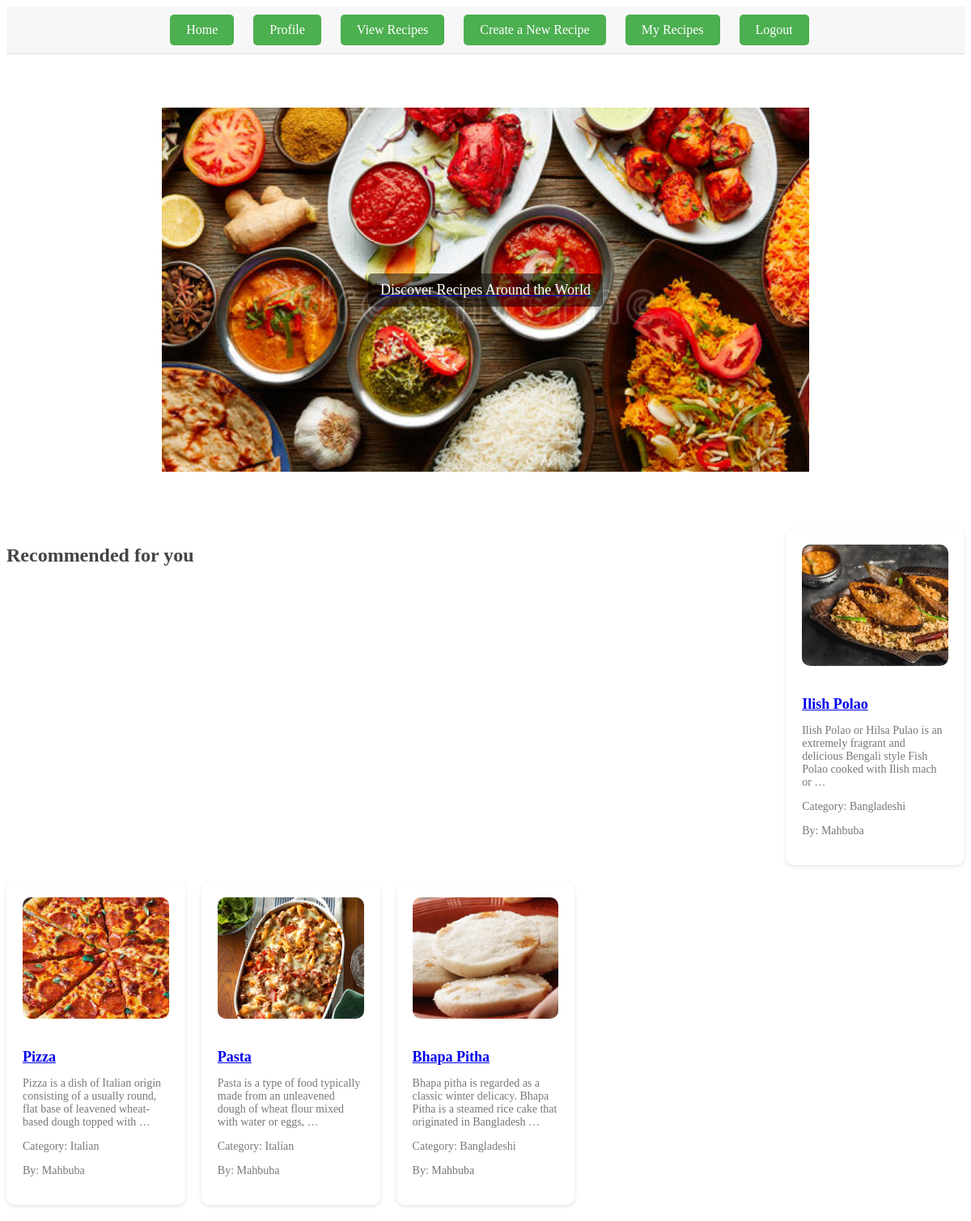
The page /home/ (signed in) on the database its author committed.
### recipe/models.py (models this page shows, shortened)
class Recipe(models.Model):
    title = models.CharField(max_length=100)
    author = models.ForeignKey(User, on_delete=models.CASCADE)
    category = models.ForeignKey(Category, on_delete=models.CASCADE, blank=True, null=True)
    description = models.TextField()
    time_required = models.CharField(max_length=100, blank=True)
    ingredients = models.TextField()
    instructions = models.ManyToManyField(Recipe_Step)
    photo = models.ImageField(upload_to='photos/recipe/thumbnails/' , blank=True, null=True)
    video = models.CharField(max_length=100, blank=True, null=True)
    created_date = models.DateTimeField(default=datetime.now)
    likes = models.ManyToManyField(User, related_name='likes', blank=True)
    calories = models.IntegerField(blank=True, null=True)
    viewed_by = models.ManyToManyField(User, related_name='viewed_recipes', blank=True)

class Category(models.Model):
    name = models.CharField(max_length=100)
    description = models.TextField(blank=True)
    def __str__(self):
        return self.name

### home/views.py (the view)
# urls.py: path('', home, name='home'),
def home(request):
    if request.user.is_authenticated:
        try:
            recommended_recipes = recommend_recipes(request.user)
        except:
            UserFavourites.objects.create(user=request.user)
            recommended_recipes = recommend_recipes(request.user)
        return render(request, 'home/index.html',{'user':request.user, 'recommended_recipes':recommended_recipes})
    else:
        return redirect(reverse('signin'))

### recipe/models.py (called while the page is built)
def recommend_recipes(user):
    UserFavourites = apps.get_model('user', 'UserFavourites')
    user_favourites = UserFavourites.objects.get(user=user)
    favorite_categories = user_favourites.favorite_categories.all()
    category_recipes = Recipe.objects.filter(category__in=favorite_categories)
    similar_users_favourites = UserFavourites.objects.filter(favorite_categories__in=favorite_categories).exclude(user=user)
    similar_users = [favourites.user for favourites in similar_users_favourites]
    similar_users_recipes = Recipe.objects.filter(likes__in=similar_users)
    recommended_recipes = category_recipes | similar_users_recipes
    recommended_recipes = recommended_recipes.annotate(num_likes=Count('likes')).order_by('-num_likes')
    return recommended_recipes

### templates/home/index.html (shortened to what this page needs)
{% extends "base.html" %}
{% load static %}
{% block css %}
    <link rel="stylesheet" href="{% static 'css/home/index.css' %}">
{% endblock %}
{% block content %}
<p align="center">
    <a href="{% url 'view_all_recipes' %}" class="discover-recipes">
        <span class="discover-text">Discover Recipes Around the World</span>
    </a>
</p>
<div class="recommended-recipes">
    <h2>Recommended for you</h2>
    {% for recipe in recommended_recipes %}
        <div class="recipe">
            <a href="{% url 'view_recipe' recipe.id %}">
                <img src="{{ recipe.photo.url }}" alt="{{ recipe.title }}">
                <h3>{{ recipe.title }}</h3>
            </a>
            <p>{{ recipe.description|truncatewords:20 }}</p>
            <p>Category: {{ recipe.category }}</p>
            <p>By: {{ recipe.author.username }}</p>
        </div>
    {% empty %}
        <p>No recommendations available at this time.</p>
    {% endfor %}
</div>
{% endblock %}

### templates/base.html (shortened to what this page needs)
{% load static %}
<!DOCTYPE html>
<html>
<head>
    <link rel="stylesheet" href="{% static 'css/basestyle.css' %}">
    {% block css %}{% endblock %}
</head>
<body bgcolor="white">
        <div class="top-bar">
            <a href="{% url 'home' %}" class="button">Home</a>
            <a href="{% url 'profile' user.username %}" class="button">Profile</a>
            <a href="{% url 'view_all_recipes' %}" class="button">View Recipes</a>
            <a href="{% url 'add_recipe' %}" class="button">Create a New Recipe</a>
            <a href="{% url 'view_user_recipes' user.username %}" class="button">My Recipes</a>
            <a href="{% url 'signout' %}" class="button">Logout</a>
        </div>
        <div class="content">
            {% block content %}
            {% endblock %}
        </div>
</body>
</html>

### static/css/basestyle.css (style rules this page uses)
.top-bar { background-color: #f7f7f7; padding: 10px; border-bottom: 1px solid #ddd; text-align: center; }
.top-bar a { display: inline-block; margin: 0 10px; padding: 10px 20px; text-decoration: none; background-color: #4CAF50; color: #fff; border-radius: 5px; transition: background-color 0.3s ease; }
.top-bar a:last-child { margin-right: 0; }

### static/css/home/index.css (style rules this page uses)
.discover-recipes { position: relative; display: flex; justify-content: center; align-items: center; width: 800px; height: 450px; background-image: url('/static/img/home/index_image_1.jpg'); background-size: 150% auto; background-repeat: no-repeat; background-position: center; transition: background-image 0.5s ease; border-radius: 10px; border: 50px solid white; }
.discover-recipes:after { content: ''; position: absolute; top: 0; left: 0; width: 100%; height: 100%; background-image: url('/static/img/home/index_image_3.jpg'); background-size: 150% auto; background-repeat: no-repeat; background-position: center; transition: background-image 0.5s ease; opacity: 0; }
.discover-text { font-size: 18px; color: white; background-color: rgba(0, 0, 0, 0.5); padding: 10px 15px; border-radius: 5px; }
.recommended-recipes { display: grid; grid-template-columns: repeat(auto-fill, minmax(200px, 1fr)); gap: 20px; margin: 20px 0; }
.recommended-recipes h2 { grid-column: span 4; font-size: 24px; color: #444; }
.recommended-recipes .recipe { background-color: #fff; padding: 20px; border-radius: 10px; box-shadow: 0px 2px 5px rgba(0, 0, 0, 0.1); transition: box-shadow 0.3s ease; }
.recommended-recipes .recipe img { width: 100%; height: 150px; object-fit: cover; border-radius: 10px; margin-bottom: 15px; }
.recommended-recipes .recipe h3 { font-size: 18px; margin-bottom: 10px; }
.recommended-recipes .recipe p { font-size: 14px; color: #777; }

### rows shown on the page
Recipe: photo (picture), title "Ilish Polao", description "Ilish Polao or Hilsa Pulao is an extremely fragrant and delicious Bengali style Fish Polao cooked with Ilish mach or …", category "Bangladeshi", author.username "Mahbuba"
Recipe: photo (picture), title "Pizza", description "Pizza is a dish of Italian origin consisting of a usually round, flat base of leavened wheat-based dough topped with …", category "Italian", author.username "Mahbuba"
Recipe: photo (picture), title "Pasta", description "Pasta is a type of food typically made from an unleavened dough of wheat flour mixed with water or eggs, …", category "Italian", author.username "Mahbuba"
Recipe: photo (picture), title "Bhapa Pitha", description "Bhapa pitha is regarded as a classic winter delicacy. Bhapa Pitha is a steamed rice cake that originated in Bangladesh …", category "Bangladeshi", author.username "Mahbuba"
